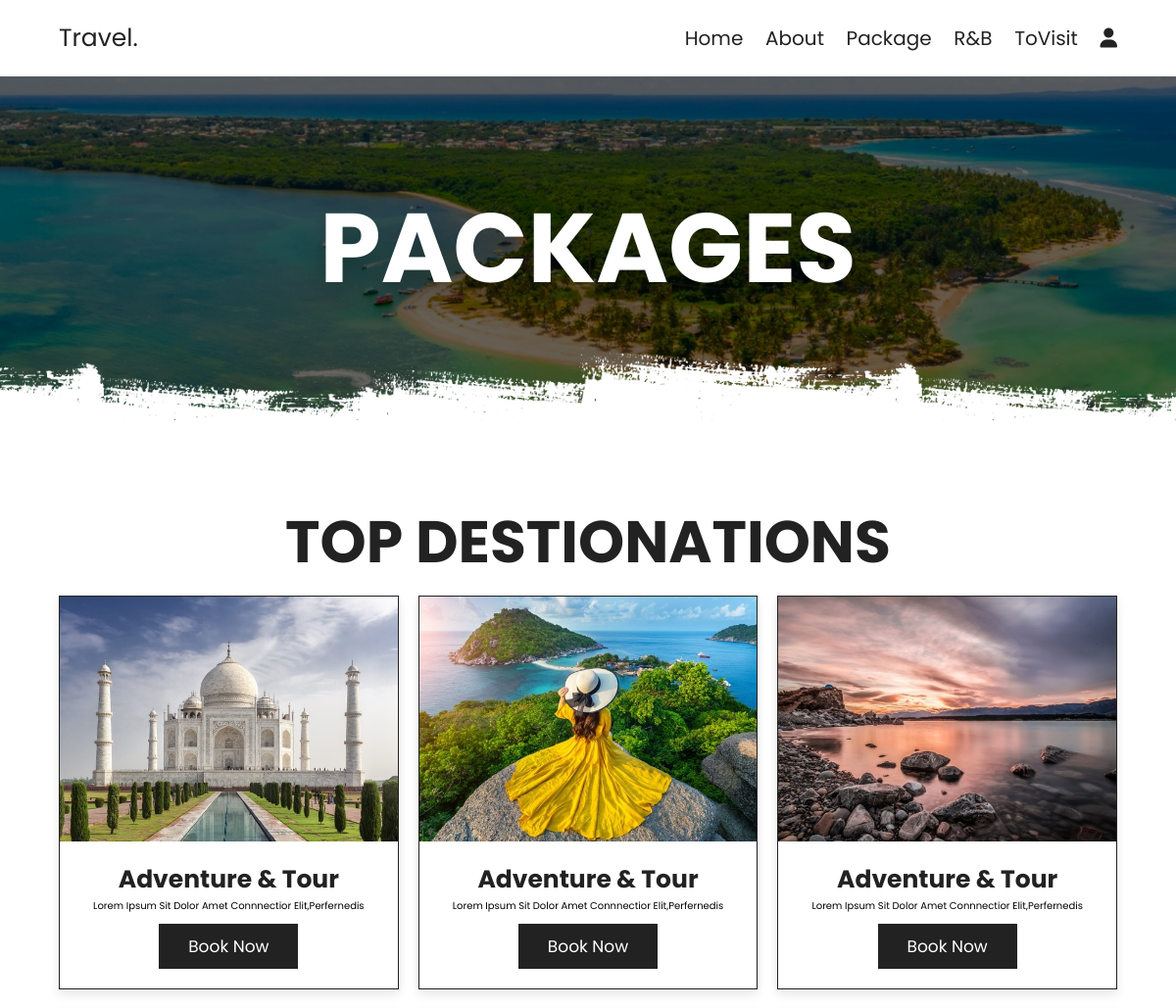
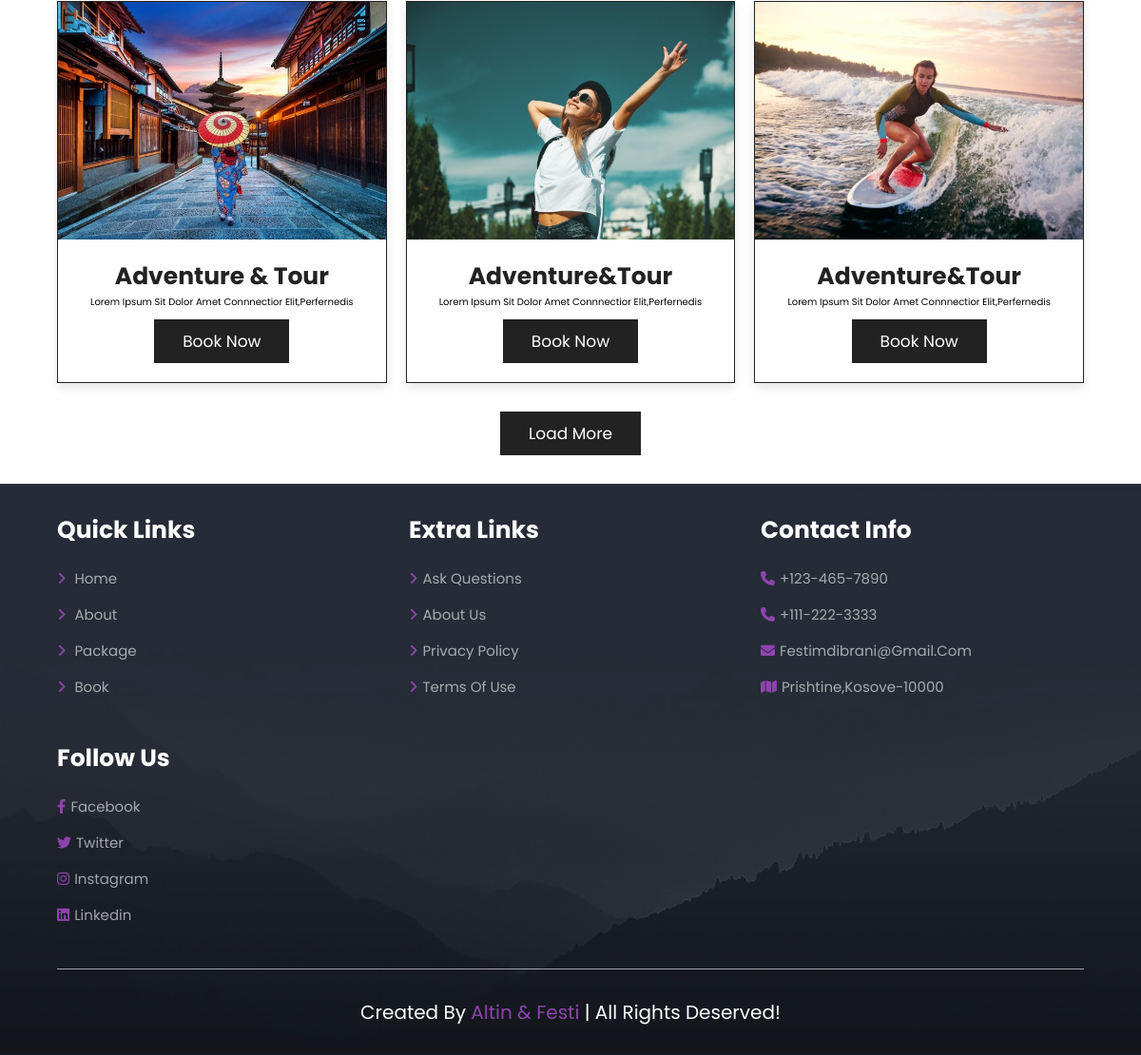
The app's page /Package.php with its own data (2 pictures, top to bottom).
### tables this page shows
CREATE TABLE `lokacioni` (
  `location_id` int(11) NOT NULL,
  `location_image` text NOT NULL,
  `location_title` varchar(100) NOT NULL,
  `location_description` varchar(255) NOT NULL,
  `created_by` varchar(5) NOT NULL,
  `time` timestamp NOT NULL DEFAULT current_timestamp() ON UPDATE current_timestamp()
);

### Package.php (the view, shortened to what this page needs)
<?php
 $conn=mysqli_connect("localhost","root","","destinacionet");
 $sql="SELECT * from lokacioni";
 $all_products=$conn->query($sql);
?>
<!DOCTYPE html>
<html lang="en">
<head>
    <link rel="stylesheet" href="https://cdn.jsdelivr.net/npm/swiper@8/swiper-bundle.min.css"/>
    <link rel="stylesheet" href="https://cdnjs.cloudflare.com/ajax/libs/font-awesome/6.2.1/css/all.min.css">
    <link rel="stylesheet" href="style.css">
</head>
<body>
    <section class="header">
        <a href="Home.php" class="logo">Travel.</a>
        <nav class="navbar">
            <a href="Home.php">Home</a>
            <a href="About.php">About</a>
            <a href="Package.php">Package</a>
            <a href="Book.php">R&B</a>
            <a href="Places.php">toVisit</a>
            <a href="#"><div id="login-btn" class="fas fa-user"></div></a>
        </nav>
     </section>
<div class="heading" style="background:url(Fotot/header-bg-2.png) ">
    <h1>packages</h1>
 </div>
        <section class="packages">
            <h1 class="heading-title">Top Destionations</h1>
            <div class="box-container">
                <?php
                    while($row=mysqli_fetch_assoc($all_products)){
                ?>
                <div class="box">
                    <div class="image">
                        <img src="<?php echo $row["location_image"] ?>">
                    </div>
                    <div class="content">
                        <h3><?php echo $row["location_title"] ?></h3>
                        <p><?php echo $row["location_description"] ?></p>
                        <a href="Book.php" class="btn">Book now</a>
                    </div>
                </div>
                <?php
                    }
                ?>
            </div>
            <div class="load-more"><span class="btn">Load more</span></div>
        </section>
     <section class="footer">
        <div class="box-container">
            <div class="box">
             <h3>Quick Links</h3>
            <a href="/Home.php"> <i class="fas fa-angle-right"></i> Home</a>
            <a href="/About.php"> <i class="fas fa-angle-right"></i> About</a>
            <a href="/Package.php"> <i class="fas fa-angle-right"></i> Package</a>
            <a href="/Book.php"> <i class="fas fa-angle-right"></i> Book</a>
            </div>
            <div class="box">
               <h3>Extra Links</h3>
               <a href="#"> <i class="fas fa-angle-right"></i>Ask questions</a>
               <a href="#"> <i class="fas fa-angle-right"></i>About us</a>
               <a href="#"> <i class="fas fa-angle-right"></i>Privacy policy</a>
               <a href="#"> <i class="fas fa-angle-right"></i>Terms of use</a>
               </div>
               <div class="box">
                <h3>Contact info</h3>
                <a href="#"> <i class="fas fa-phone"></i>+123-465-7890</a>
                <a href="#"> <i class="fas fa-phone"></i>+111-222-3333</a>
                <a href="#"> <i class="fas fa-envelope"></i>festimdibrani@gmail.com</a>
                <a href="#"> <i class="fas fa-map"></i>Prishtine,Kosove-10000</a>
            </div>
            <div class="box">
                <h3>Follow us</h3>
                <a href="#"><i class="fab fa-facebook-f"></i>Facebook</a>
                <a href="#"><i class="fab fa-twitter"></i>Twitter</a>
                <a href="#"><i class="fab fa-instagram"></i>Instagram</a>
                <a href="#"><i class="fab fa-linkedin"></i>Linkedin</a>
            </div>
        </div>
        <div class="credit">
            Created by <span>Altin & Festi</span> | all rights deserved!
        </div>
    </section>

### style.css (style rules this page uses)
:root { --main-color:#8e44ad; --black:#222; --white:#fff; --light-black:#777; --light-white:#fff9; --dark-bg:rgba(0,0,0,.7); --light-bg:#eee; --border:.1rem solid var(--black); --box-shadow: 0 .5rem 1rem rgba(0,0,0,.1); --text-shadow: 0 1.5rem 3rem rgba(0,0,0,.3); }
* { font-family: 'Poppins',sans-serif; margin: 0; padding: 0; box-sizing: border-box; outline: none; border: none; text-decoration:none; text-transform: capitalize; }
html { font-size: 62.5%; overflow-x: hidden; }
section { padding: 5rem 10%; }
.btn { display: inline-block; margin-top: 1rem; background: var(--black); color: var(--white); font-size: 1.7rem; padding: 1rem 3rem; cursor: pointer; }
.header { position: static; top: 0; left: 0; right: 0; z-index: 1000; background-color: var(--white); display: flex; padding-top:2rem ; padding-bottom: 2rem; box-shadow: var(--box-shadow); align-items: center; justify-content: space-between; }
.header .logo { font-size: 2.5rem; color: var(--black); }
.header .navbar a { font-size: 2rem; margin-left: 2rem; color: var(--black); }
.heading { background-size: cover !important; background-position: center !important; padding-top: 10rem; padding-bottom:15rem; display: flex; align-items: center; justify-content: center; }
.heading h1 { font-size: 10rem; text-transform: uppercase; color:var(--white); text-shadow: var(--text-shadow); }
.packages .box-container { display: grid; grid-template-columns: repeat(auto-fit,minmax(30rem,1fr)); gap: 2rem; }
.packages .box-container .box { border: var(--border); box-shadow:var(--box-shadow); background:var(--white); display:none; }
.packages .box-container .box:nth-child(1), .packages .box-container .box:nth-child(2), .packages .box-container .box:nth-child(3), .packages .box-container .box:nth-child(4), .packages .box-container .box:nth-child(5), .packages .box-container .box:nth-child(6) { display: inline-block; }
.packages .box-container .box .image { height: 25rem; overflow: hidden; }
.packages .box-container .box .image img { height: 100%; width: 100%; object-fit: cover; transition: .2s linear; }
.packages .box-container .box .content { padding: 2rem; text-align: center; }
.packages .box-container .box .content h3 { font-size: 2.5rem; color:var(--black); }
.packages .load-more { text-align: center; margin-top: 2rem; }
.footer { background: url(./Fotot/footer-bg.jpg) no-repeat; background-size: cover; background-position: center; }
.footer .box-container { display: grid; grid-template-columns: repeat(auto-fit,minmax(25rem,1fr)); gap: 3rem; }
.footer .box-container .box h3 { color: var(--white); font-size: 2.5rem; padding-bottom: 2rem; }
.footer .box-container .box a { color: var(--light-white); font-size: 1.5rem; padding-bottom: 1.5rem; display: block; }
.footer .box-container .box a i { color: var(--main-color); padding-right: .5rem; transition: .2s linear; }
.footer .credit { text-align: center; padding-top: 3rem; margin-top: 3rem; border-top: .1rem solid var(--light-white); font-size: 2rem; color: var(--white); }
.footer .credit span { color: var(--main-color); }
.heading-title { text-align: center; margin-bottom:1rem; font-size: 6rem; text-transform: uppercase; color: var(--black); }
@media (max-width:1200px) { section { padding: 3rem 5%; } }

### records on screen
lokacioni: location_image (picture), location_title "Adventure & Tour", location_description "Lorem Ipsum Sit Dolor Amet Connnectior Elit,perfernedis"
lokacioni: location_image (picture), location_title "Adventure & Tour", location_description "Lorem Ipsum Sit Dolor Amet Connnectior Elit,perfernedis"
lokacioni: location_image (picture), location_title "Adventure & Tour", location_description "Lorem Ipsum Sit Dolor Amet Connnectior Elit,perfernedis"
lokacioni: location_image (picture), location_title "Adventure & Tour", location_description "Lorem Ipsum Sit Dolor Amet Connnectior Elit,perfernedis"
lokacioni: location_image (picture), location_title "Adventure&tour", location_description "Lorem Ipsum Sit Dolor Amet Connnectior Elit,perfernedis"
lokacioni: location_image (picture), location_title "Adventure&tour", location_description "Lorem Ipsum Sit Dolor Amet Connnectior Elit,perfernedis"
